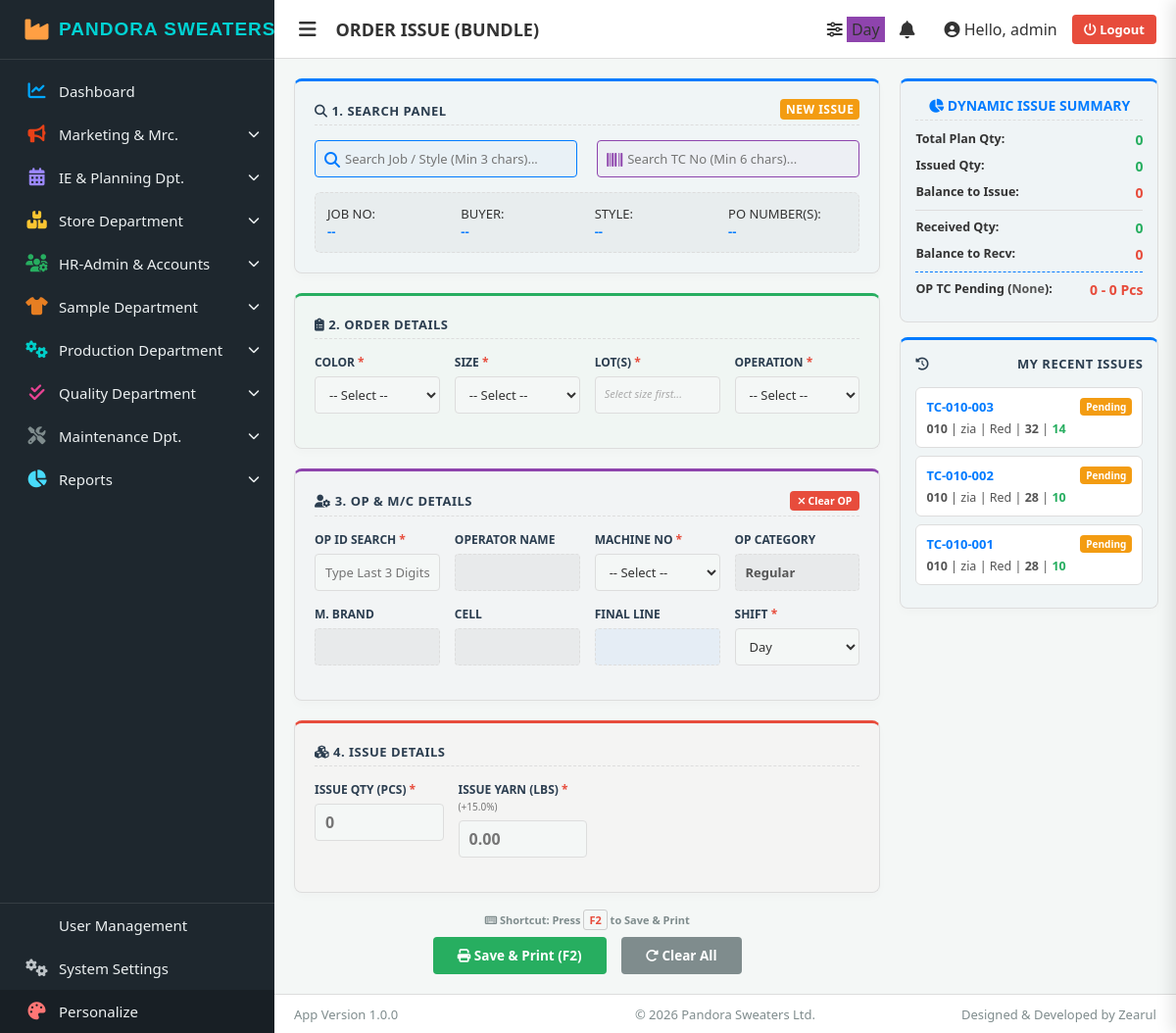
/production/knitting/order-issue/ (signed in), run on an earlier commit of the app's database.
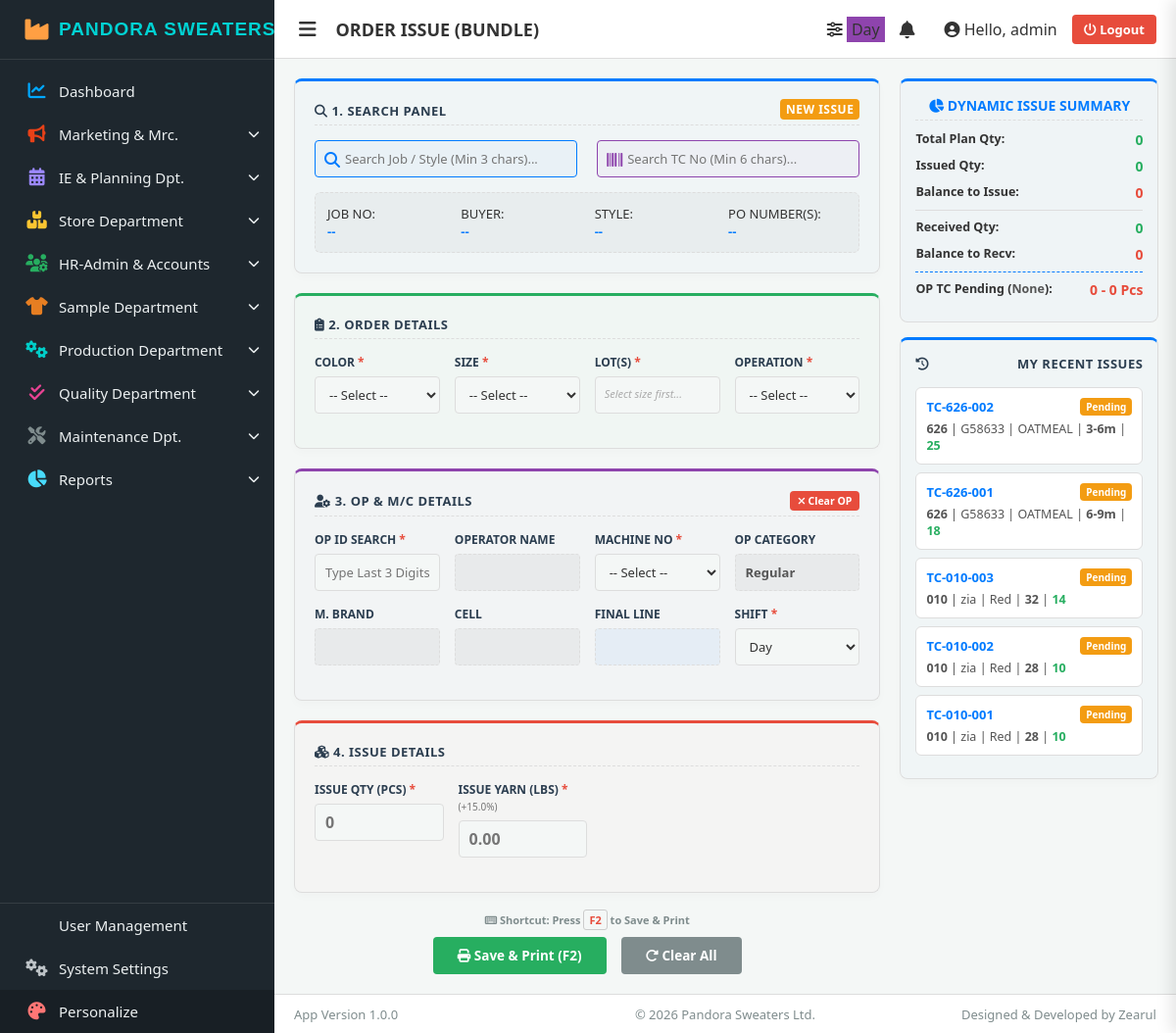
And on a later commit of the database.
### core/models.py (models this page shows, shortened)
class KnittingIssue(models.Model):
    system_id = models.CharField(max_length=20, unique=True)
    tc_no = models.CharField(max_length=50, unique=True) # Format: TC-102-001
    job_no = models.CharField(max_length=50)
    buyer_name = models.CharField(max_length=100)
    style_no = models.CharField(max_length=100)
    po_no = models.CharField(max_length=100)
    color = models.CharField(max_length=100)
    size = models.CharField(max_length=50)
    lot = models.CharField(max_length=100)
    operation = models.CharField(max_length=100)
    operator = models.ForeignKey(Operator, on_delete=models.SET_NULL, null=True, blank=True)
    machine_no = models.CharField(max_length=50, blank=True, null=True)
    line = models.CharField(max_length=100, blank=True, null=True)
    shift = models.CharField(max_length=20, default='Day')
    issue_qty = models.IntegerField(default=0)
    issue_weight_lbs = models.DecimalField(max_digits=10, decimal_places=2, default=0)
    status = models.CharField(max_length=20, default='Pending') # Pending, Received, Deleted
    delete_reason = models.TextField(blank=True, null=True)
    print_count = models.IntegerField(default=0)
    issued_by = models.ForeignKey(User, on_delete=models.SET_NULL, null=True)
    created_at = models.DateTimeField(auto_now_add=True)
    updated_at = models.DateTimeField(auto_now=True)

### core/views/production/order_issue_views.py (the view)
# urls.py: path('production/knitting/order-issue/', order_issue_entry_view, name='order_issue_entry'),
@login_required(login_url='login')
def order_issue_entry_view(request):
    recent_issues = KnittingIssue.objects.filter(issued_by=request.user).order_by('-id')[:15]
    brand_setting = AppSetting.objects.filter(key='machine_brands').first()
    brands = [b.strip() for b in brand_setting.value.split(',')] if brand_setting else ['Shima', 'Stoll', 'Cixing']
    allowance_setting = AppSetting.objects.filter(key='issue_yarn_allowance_pct').first()
    yarn_allowance = float(allowance_setting.value) if allowance_setting and allowance_setting.value else 2.0
    context = {
        'recent_issues': recent_issues,
        'brands_json': json.dumps(brands),
        'yarn_allowance': yarn_allowance
    }
    return render(request, 'order_issue_entry.html', context)

### core/context_processors.py (called while the page is built)
def global_settings(request):
    settings = AppSetting.objects.all()
    context = {s.key: s.value for s in settings}
    defaults = {
        'factory_name': 'Smart Factory System',
        'app_version': 'Version 1.0.0',
        'copyright_text': '© 2026 Your Company',
        'developer_credit': 'Designed & Developed by Zearul'
    }
    for k, v in defaults.items():
        if k not in context:
            context[k] = v
    return context

### templates/order_issue_entry.html (shortened to what the changed rows need)
{% extends 'base.html' %}
{% block content %}
<div class="layout-wrapper">
    <div class="summary-panel">
        <div class="form-section sec-1" style="padding: 15px;">
            <div class="recent-list">
                {% for issue in recent_issues %}
                <div class="recent-item" onclick="loadTCFromRecent('{{ issue.tc_no }}')">
                    <div class="recent-tc">{{ issue.tc_no }} <span class="recent-badge badge-{{ issue.status|lower }}">{{ issue.status }}</span></div>
                    <div style="color: #555; margin-top: 4px;">
                        <b>{{ issue.job_no|slice:"-3:" }}</b> | {{ issue.style_no|truncatechars:8 }} | {{ issue.color }} | <b>{{ issue.size }}</b> | <b style="color:#27ae60;">{{ issue.issue_qty }}</b>
                    </div>
                </div>
                {% empty %}
                <div style="text-align: center; color: #aaa; font-style: italic; padding: 20px 0;">No recent issues found.</div>
                {% endfor %}
            </div>
        </div>
    </div>
</div>
{% endblock %}

What changed in the data, as far as the page shows it:
added KnittingIssue: tc_no "TC-626-002", status "Pending", job_no "626", style_no "G58633", color "OATMEAL", size "3-6m", issue_qty "25"
added KnittingIssue: tc_no "TC-626-001", status "Pending", job_no "626", style_no "G58633", color "OATMEAL", size "6-9m", issue_qty "18"
